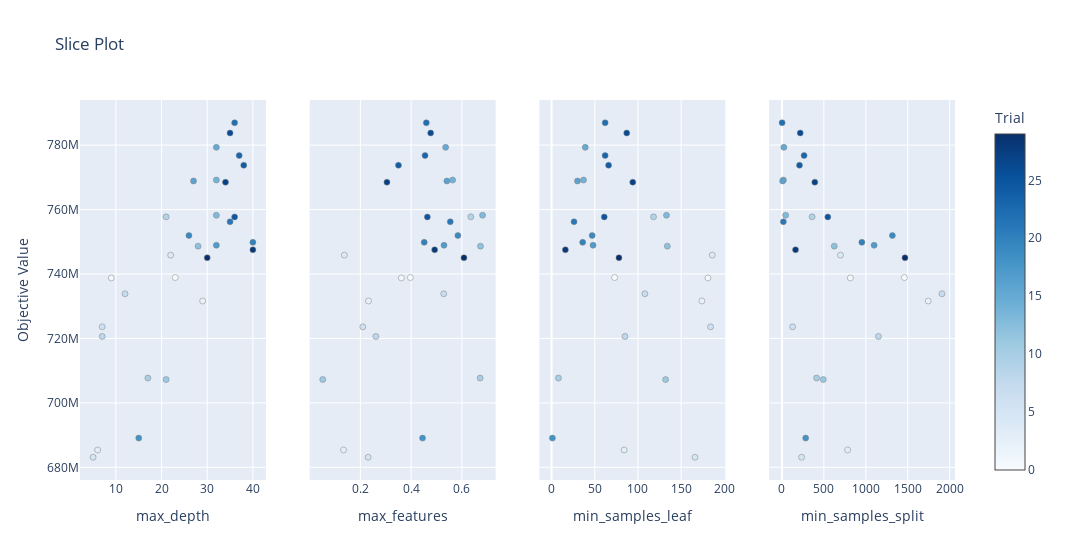

Notebook code for this chart:
### Code cell
plot_slice(study)

### Figure 1 — Plotly figure (JSON) as saved in the notebook; plotly's stock layout.template omitted (floating-point values rounded to 4 significant figures)
{"data": [{"marker": {"color": [0, 1, 2, 3, 4, 5, 6, 7, 8, 9, 10, 11, 12, 13, 14, 15, 16, 17, 18, 19, 20, 21, 22, 23, 24, 25, 26, 27, 28, 29], "colorbar": {"title": {"text": "Trial"}, "x": 1, "xpad": 40}, "colorscale": [[0, "rgb(247,251,255)"], [0.125, "rgb(222,235,247)"], [0.25, "rgb(198,219,239)"], [0.375, "rgb(158,202,225)"], [0.5, "rgb(107,174,214)"], [0.625, "rgb(66,146,198)"], [0.75, "rgb(33,113,181)"], [0.875, "rgb(8,81,156)"], [1, "rgb(8,48,107)"]], "line": {"color": "Grey", "width": 0.5}, "showscale": true}, "mode": "markers", "name": "Feasible Trial", "showlegend": false, "type": "scatter", "x": [23, 9, 29, 6, 22, 5, 7, 12, 7, 21, 17, 21, 28, 32, 32, 32, 27, 32, 15, 26, 40, 35, 36, 37, 38, 36, 35, 34, 40, 30], "xaxis": "x", "y": [738900000, 738780000, 731620000, 685380000, 745840000, 683120000, 723600000, 733860000, 720620000, 757740000, 707700000, 707240000, 748640000, 758220000, 769160000, 779300000, 768860000, 748920000, 689060000, 751940000, 749820000, 756200000, 786940000, 776760000, 773740000, 757700000, 783760000, 768500000, 747500000, 745040000], "yaxis": "y"}, {"marker": {"color": [0, 1, 2, 3, 4, 5, 6, 7, 8, 9, 10, 11, 12, 13, 14, 15, 16, 17, 18, 19, 20, 21, 22, 23, 24, 25, 26, 27, 28, 29], "colorbar": {"title": {"text": "Trial"}, "x": 1, "xpad": 40}, "colorscale": [[0, "rgb(247,251,255)"], [0.125, "rgb(222,235,247)"], [0.25, "rgb(198,219,239)"], [0.375, "rgb(158,202,225)"], [0.5, "rgb(107,174,214)"], [0.625, "rgb(66,146,198)"], [0.75, "rgb(33,113,181)"], [0.875, "rgb(8,81,156)"], [1, "rgb(8,48,107)"]], "line": {"color": "Grey", "width": 0.5}, "showscale": false}, "mode": "markers", "name": "Feasible Trial", "showlegend": false, "type": "scatter", "x": [0.3969, 0.3614, 0.232, 0.1336, 0.1368, 0.2305, 0.2095, 0.5283, 0.2612, 0.6351, 0.6718, 0.05174, 0.6732, 0.6814, 0.5634, 0.5359, 0.5408, 0.5295, 0.4449, 0.5841, 0.4515, 0.5541, 0.4598, 0.4547, 0.35, 0.4639, 0.4769, 0.3047, 0.4927, 0.608], "xaxis": "x2", "y": [738900000, 738780000, 731620000, 685380000, 745840000, 683120000, 723600000, 733860000, 720620000, 757740000, 707700000, 707240000, 748640000, 758220000, 769160000, 779300000, 768860000, 748920000, 689060000, 751940000, 749820000, 756200000, 786940000, 776760000, 773740000, 757700000, 783760000, 768500000, 747500000, 745040000], "yaxis": "y2"}, {"marker": {"color": [0, 1, 2, 3, 4, 5, 6, 7, 8, 9, 10, 11, 12, 13, 14, 15, 16, 17, 18, 19, 20, 21, 22, 23, 24, 25, 26, 27, 28, 29], "colorbar": {"title": {"text": "Trial"}, "x": 1, "xpad": 40}, "colorscale": [[0, "rgb(247,251,255)"], [0.125, "rgb(222,235,247)"], [0.25, "rgb(198,219,239)"], [0.375, "rgb(158,202,225)"], [0.5, "rgb(107,174,214)"], [0.625, "rgb(66,146,198)"], [0.75, "rgb(33,113,181)"], [0.875, "rgb(8,81,156)"], [1, "rgb(8,48,107)"]], "line": {"color": "Grey", "width": 0.5}, "showscale": false}, "mode": "markers", "name": "Feasible Trial", "showlegend": false, "type": "scatter", "x": [73, 181, 174, 84, 186, 166, 184, 108, 85, 118, 8, 132, 134, 133, 37, 39, 30, 48, 1, 47, 36, 26, 62, 62, 66, 61, 87, 94, 16, 78], "xaxis": "x3", "y": [738900000, 738780000, 731620000, 685380000, 745840000, 683120000, 723600000, 733860000, 720620000, 757740000, 707700000, 707240000, 748640000, 758220000, 769160000, 779300000, 768860000, 748920000, 689060000, 751940000, 749820000, 756200000, 786940000, 776760000, 773740000, 757700000, 783760000, 768500000, 747500000, 745040000], "yaxis": "y3"}, {"marker": {"color": [0, 1, 2, 3, 4, 5, 6, 7, 8, 9, 10, 11, 12, 13, 14, 15, 16, 17, 18, 19, 20, 21, 22, 23, 24, 25, 26, 27, 28, 29], "colorbar": {"title": {"text": "Trial"}, "x": 1, "xpad": 40}, "colorscale": [[0, "rgb(247,251,255)"], [0.125, "rgb(222,235,247)"], [0.25, "rgb(198,219,239)"], [0.375, "rgb(158,202,225)"], [0.5, "rgb(107,174,214)"], [0.625, "rgb(66,146,198)"], [0.75, "rgb(33,113,181)"], [0.875, "rgb(8,81,156)"], [1, "rgb(8,48,107)"]], "line": {"color": "Grey", "width": 0.5}, "showscale": false}, "mode": "markers", "name": "Feasible Trial", "showlegend": false, "type": "scatter", "x": [1460, 816, 1744, 783, 698, 234, 127, 1908, 1151, 360, 413, 493, 624, 44, 18, 23, 8, 1099, 283, 1317, 953, 17, 2, 264, 209, 547, 218, 392, 162, 1467], "xaxis": "x4", "y": [738900000, 738780000, 731620000, 685380000, 745840000, 683120000, 723600000, 733860000, 720620000, 757740000, 707700000, 707240000, 748640000, 758220000, 769160000, 779300000, 768860000, 748920000, 689060000, 751940000, 749820000, 756200000, 786940000, 776760000, 773740000, 757700000, 783760000, 768500000, 747500000, 745040000], "yaxis": "y4"}], "layout": {"title": {"text": "Slice Plot"}, "width": 1200, "xaxis": {"anchor": "y", "domain": [0, 0.2125], "title": {"text": "max_depth"}}, "xaxis2": {"anchor": "y2", "domain": [0.2625, 0.475], "title": {"text": "max_features"}}, "xaxis3": {"anchor": "y3", "domain": [0.525, 0.7375], "title": {"text": "min_samples_leaf"}}, "xaxis4": {"anchor": "y4", "domain": [0.7875, 1], "title": {"text": "min_samples_split"}}, "yaxis": {"anchor": "x", "domain": [0, 1], "title": {"text": "Objective Value"}}, "yaxis2": {"anchor": "x2", "domain": [0, 1], "matches": "y", "showticklabels": false}, "yaxis3": {"anchor": "x3", "domain": [0, 1], "matches": "y", "showticklabels": false}, "yaxis4": {"anchor": "x4", "domain": [0, 1], "matches": "y", "showticklabels": false}}}
